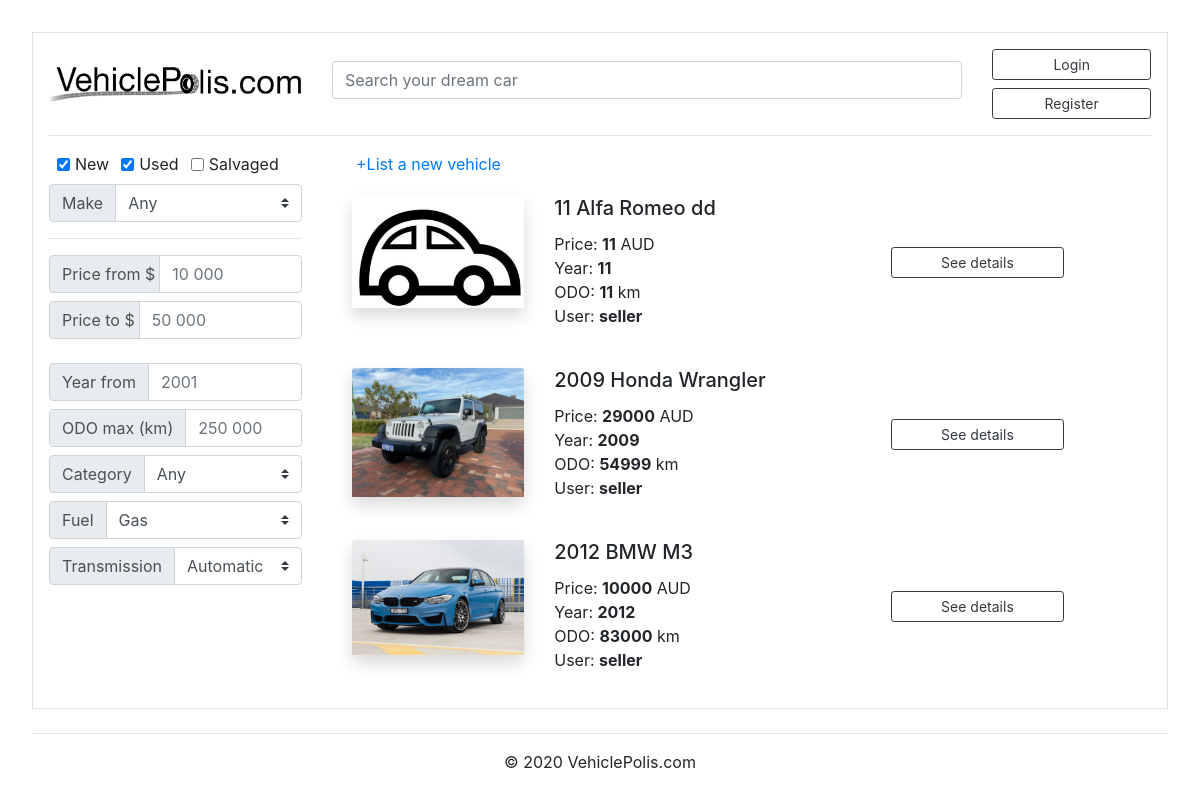
The app's page /item_list, older data.
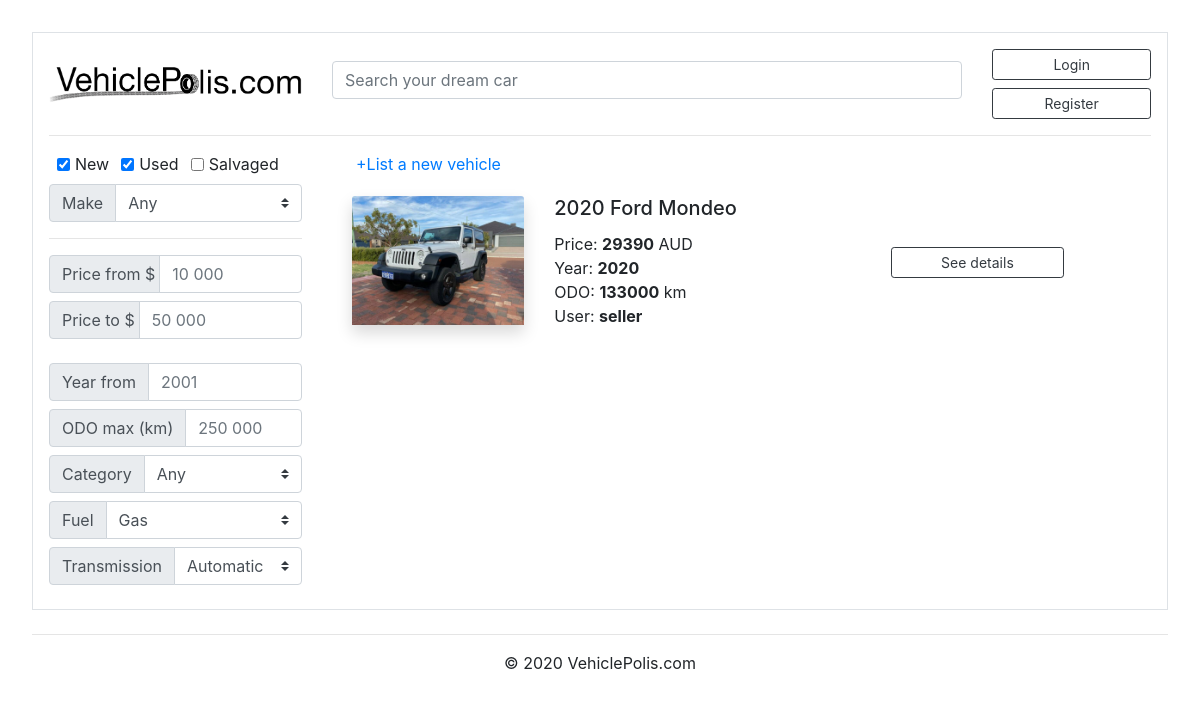
The same page, newer data.
### marketplace/models.py (models this page shows, shortened)
class Post(db.Model):
    id = db.Column(db.Integer, primary_key=True)
    condition = db.Column(db.String(100), nullable=False)
    title = db.Column(db.String(100), nullable=False)
    make = db.Column(db.String(100), nullable=False)
    model = db.Column(db.String(100), nullable=False)
    price = db.Column(db.Integer(), nullable=False)
    year = db.Column(db.Integer(), nullable=False)
    ODO = db.Column(db.Integer(), nullable=False)
    category = db.Column(db.String(100), nullable=False)
    fuel = db.Column(db.String(100), nullable=False)
    transmission = db.Column(db.String(100), nullable=False)
    quantity = db.Column(db.Integer(), nullable=False)
    date_posted = db.Column(db.DateTime, nullable=False, default=datetime.utcnow)
    description = db.Column(db.Text, nullable=True)
    image_file = db.Column(db.String(20), nullable=False, default='default.png')
    user_id = db.Column(db.Integer, db.ForeignKey('user.id'), nullable=False)
    orders = db.relationship('Order', backref='item', lazy=True)

class User(db.Model, UserMixin):
    id = db.Column(db.Integer, primary_key=True)
    username = db.Column(db.String(20), unique=True, nullable=False)
    email = db.Column(db.String(120), unique=True, nullable=False)
    password = db.Column(db.String(60), nullable=False)
    role = db.Column(db.String(10), unique=False, nullable=False) #not sure about this one, gotta figure out
    posts = db.relationship('Post', backref='author', lazy=True)
    orders = db.relationship('Order', backref='author', lazy=True)

### marketplace/routes.py (the view)
@app.route("/item_list")
def item_list():
    posts = Post.query.order_by(Post.id.desc()).all()
    return render_template('item_list.html', posts=posts)

### marketplace/templates/item_list.html (shortened to what this page needs)
{% extends "base.html" %}
{% block content %}
<div class="row">
  <div class="col-md-3">
    <div class="row mb-2 mx-2">
        <div class="form-check form-check-inline">
          <input class="form-check-input" type="checkbox" id="inlineCheckbox1" value="option1" checked>
          <label class="form-check-label" for="inlineCheckbox1">New</label>
        </div>
        <div class="form-check form-check-inline">
          <input class="form-check-input" type="checkbox" id="inlineCheckbox2" value="option2" checked>
          <label class="form-check-label" for="inlineCheckbox2">Used</label>
        </div>
        <div class="form-check form-check-inline">
          <input class="form-check-input" type="checkbox" id="inlineCheckbox3" value="pt pl-5">
          <label class="form-check-label" for="inlineCheckbox3">Salvaged</label>
        </div>
    </div>
    <div class="input-group mb-2">
      <div class="input-group-prepend">
        <label class="input-group-text" for="inputGroupSelect01">Make</label>
      </div>
      <select class="custom-select" id="inputGroupSelect01">
        <option selected>Any</option>
      </select>
    </div>
    <hr>
    <div class="input-group mb-2">
      <div class="input-group-prepend">
        <span class="input-group-text mr-n2" id="basic-addon1">Price from $</span>
      </div>
      <input type="text" class="form-control" placeholder="10 000" aria-label="Username" aria-describedby="basic-addon1">
    </div>
    <div class="input-group mb-4">
      <div class="input-group-prepend">
        <span class="input-group-text mr-n2" id="basic-addon1">Price to $</span>
      </div>
      <input type="text" class="form-control" placeholder="50 000" aria-label="Username" aria-describedby="basic-addon1">
    </div>
    <div class="input-group mb-2">
      <div class="input-group-prepend">
        <span class="input-group-text" id="basic-addon1">Year from</span>
      </div>
      <input type="text" class="form-control" placeholder="2001" aria-label="Username" aria-describedby="basic-addon1">
    </div>
    <div class="input-group mb-2">
      <div class="input-group-prepend">
        <span class="input-group-text" id="basic-addon1">ODO max (km)</span>
      </div>
      <input type="text" class="form-control" placeholder="250 000" aria-label="Username" aria-describedby="basic-addon1">
    </div>
    <div class="input-group mb-2">
      <div class="input-group-prepend">
        <label class="input-group-text" for="inputGroupSelect01">Category</label>
      </div>
      <select class="custom-select" id="inputGroupSelect01">
        <option>Any</option>
      </select>
    </div>
    <div class="input-group mb-2">
      <div class="input-group-prepend">
        <label class="input-group-text" for="inputGroupSelect01">Fuel</label>
      </div>
      <select class="custom-select" id="inputGroupSelect01">
        <option selected>Gas</option>
      </select>
    </div>
    <div class="input-group mb-2">
      <div class="input-group-prepend">
        <label class="input-group-text" for="inputGroupSelect01">Transmission</label>
      </div>
      <select class="custom-select" id="inputGroupSelect01">
        <option value="1">Automatic</option>
      </select>
    </div>
  </div>
    <div class="col-md-9">
      <a href="{{ url_for('add_item') }}" class="m-4"> +List a new vehicle</a>
      {% for post in posts %}
      <div class="card border-0">
        <div class="card-body">
          <div class="row">
            <div class="col-xl-3 col-lg-3 col-xs-3">
              <img class="card-img-top shadow" src="{{ url_for('static', filename='images/' + post.image_file) }}" alt="Card image cap">
            </div>
            <div class="col-xl-5 col-lg-5 col-xs-5">
              <h5 class="card-title">{{ post.year }} {{ post.make }} {{ post.model }}</h5>
              Price: <strong>{{ post.price }}</strong> AUD<br>
              Year: <strong>{{ post.year }}</strong><br>
              ODO: <strong>{{ post.ODO }}</strong> km<br>
              User: <strong>{{ post.author.username }}</strong>
            </div>
            <div class="col-xl-3 col-lg-3 col-xs-3 my-auto">
              <a href="{{ url_for('post', post_id=post.id) }}" class="btn btn-outline-dark btn-block btn-sm">See details</a>
            </div>
          </div>
        </div>
      </div>
      {% endfor %}
    </div>
</div>
{% endblock content %}

### marketplace/templates/base.html (shortened to what this page needs)
<!doctype html>
<html lang="en">
  <head>
    <link rel="stylesheet" href="https://stackpath.bootstrapcdn.com/bootstrap/4.4.1/css/bootstrap.min.css">
    <link rel="stylesheet" type="text/css" href="/static/CSS/styles.css">
  </head>
  <body>
    <div class="container p-3 my-3 border">
        <div class="row">
            <div class="col-md-4 col-lg-3 my-auto">
                <a href="{{ url_for('home') }}"><img src="/static/images/logo.png" class = "img-responsive" width = "100%"></a>
            </div>
            <div class="col-md-6 col-lg-7 my-auto">
                <input class="form-control mb-2 w-100" type="search" placeholder="Search your dream car" aria-label="Search">
            </div>
            <div class="col-md-2 col-lg-2">
                {% if current_user.is_authenticated %}
                    <a href="{{url_for('account')}}" class="btn btn-outline-dark btn-block btn-sm">Account</a>
                    <a href="{{url_for('logout')}}" class="btn btn-outline-dark btn-block btn-sm">Logout</a>
                {% else %}
                    <a href="{{url_for('login')}}" class="btn btn-outline-dark btn-block btn-sm">Login</a>
                    <a href="{{url_for('register')}}" class="btn btn-outline-dark btn-block btn-sm">Register</a>
                {% endif %}
            </div>
        </div>
        <hr>
        <div class='content'>
            {% block content %}
            {% endblock %}
        </div>
    </div>
    <footer class="footer">
        <hr class="mb-3 mt-4">
        <p class="text-center">© 2020 VehiclePolis.com</p>
    </footer>
  </body>
</html>

### marketplace/static/CSS/styles.css (style rules this page uses)
body { margin:2rem; }

Row changes from the older to the newer data that the page shows:
removed Post: image_file (placeholder picture), year "11", make "Alfa Romeo", model "dd", price "11", ODO "11", author.username "seller"
removed Post: image_file (picture), year "2009", make "Honda", model "Wrangler", price "29000", ODO "54999", author.username "seller"
removed Post: image_file (picture), year "2012", make "BMW", model "M3", price "10000", ODO "83000", author.username "seller"
added Post: image_file (picture), year "2020", make "Ford", model "Mondeo", price "29390", ODO "133000", author.username "seller"
